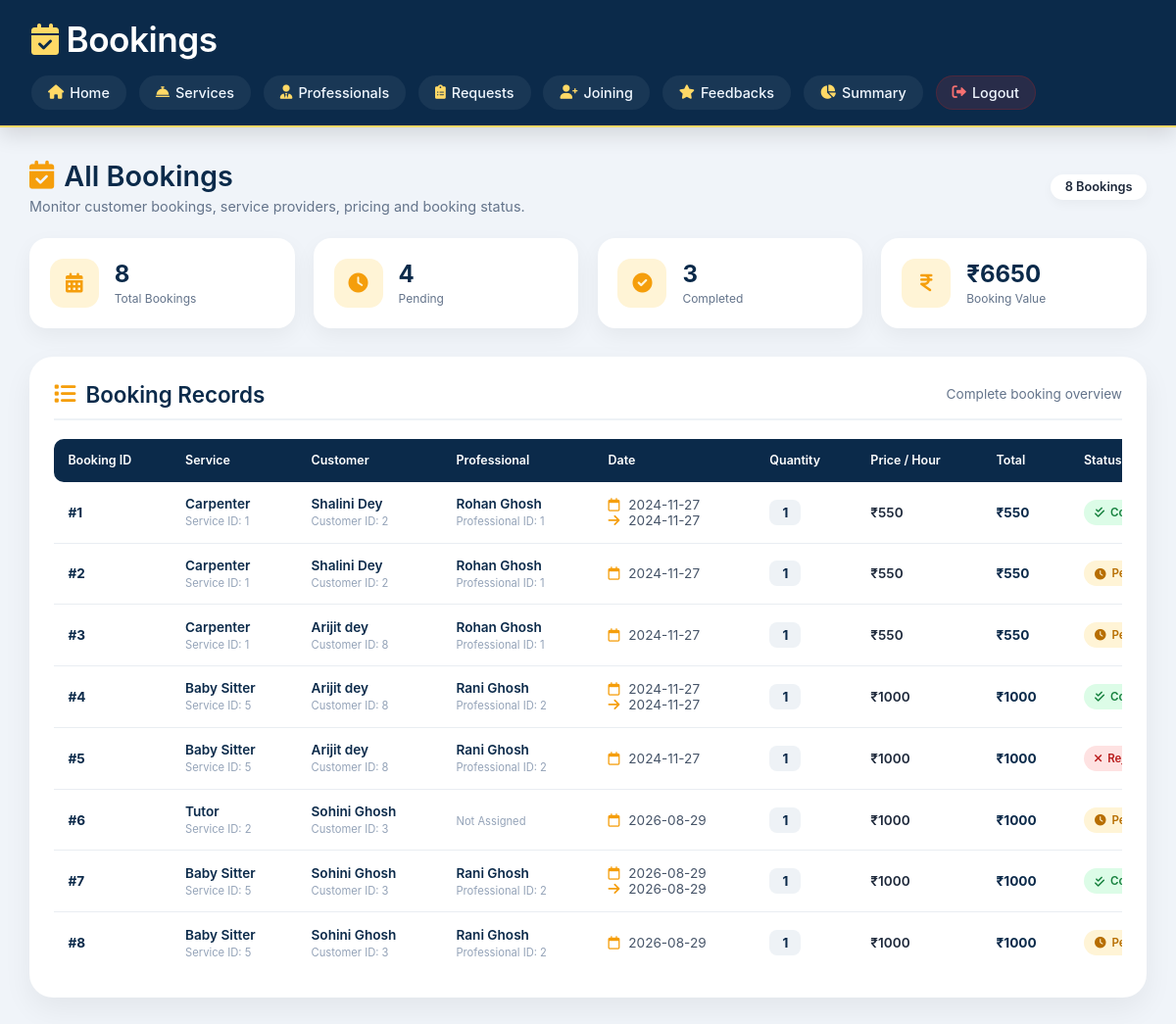
Screenshot of /bookings with the database file from the repository.
### models.py (models this page shows, shortened)
class Order(db.Model):
    __tablename__ = 'orders'
    id = db.Column(db.Integer, primary_key=True)
    customer_id = db.Column(db.Integer, db.ForeignKey('customers.id'), nullable=False)
    provider_id = db.Column(db.Integer, db.ForeignKey('professionals.id'), nullable=True)
    service_id = db.Column(db.Integer, db.ForeignKey('services.id'), nullable=False)
    date_requested = db.Column(db.DateTime, default=datetime.utcnow, nullable=False)
    date_completed = db.Column(db.DateTime, nullable=True)
    status = db.Column(db.String(20), default="Pending", nullable=False)
    notes = db.Column(db.Text, nullable=True)
    work_completed = db.Column(db.Boolean, nullable=False, default=False)
    provider_notes = db.Column(db.Text, nullable=True)
    customer_approval = db.Column(db.Boolean, nullable=False, default=False)  # Approval by customer
    professional_approval = db.Column(db.Boolean, nullable=False, default=False)
    feedback_given=db.Column(db.Boolean,db.ForeignKey('feedbacks.feedback_given'), nullable=False, default=False)
    cart_id = db.Column(db.Integer, db.ForeignKey('cart.id'), nullable=True)
    quantity = db.Column(db.Integer, default=1, nullable=False)
    cart = db.relationship('Cart', backref='orders', lazy=True)
    customer = db.relationship("Customer", backref="customer_orders", lazy=True)
    provider = db.relationship("Professional", backref="provider_orders", lazy=True)
    service = db.relationship("Service", backref="orders", lazy=True)
    feedback=db.relationship("Feedback",backref="orders",lazy=True)

class Service(db.Model):
    __tablename__ = 'services'
    id = db.Column(db.Integer, primary_key=True)
    name = db.Column(db.String(80), unique=True, nullable=False)
    price = db.Column(db.Integer, nullable=False)
    timerequired = db.Column(db.Integer, nullable=False)
    description = db.Column(db.String(200), nullable=False)
    allowed = db.Column(db.Boolean, default=False, nullable=False)
    status = db.Column(db.String(20), default="Pending", nullable=False)

class Customer(db.Model):
    __tablename__ = 'customers'
    id = db.Column(db.Integer, primary_key=True)
    name = db.Column(db.String(100), nullable=False)
    username = db.Column(db.String(100), unique=True, nullable=False)
    password = db.Column(db.String(100), nullable=False)  # Store password as plain text
    email = db.Column(db.String(100), unique=True, nullable=False)
    address = db.Column(db.String(200), nullable=False)
    pincode = db.Column(db.String(10), nullable=False)
    is_admin = db.Column(db.Boolean, default=False, nullable=False)
    blocked = db.Column(db.Boolean, default=False, nullable=False)

class Professional(db.Model):
    __tablename__ = 'professionals'
    id = db.Column(db.Integer, primary_key=True)
    name = db.Column(db.String(32), nullable=False)
    username = db.Column(db.String(120), unique=True, nullable=False)
    password = db.Column(db.String(200), nullable=False)
    email = db.Column(db.String(120), unique=True, nullable=False)
    address = db.Column(db.String(200), nullable=False)
    pincode = db.Column(db.String(10), nullable=False)
    service_type = db.Column(db.String(32), db.ForeignKey('services.name'), nullable=False)
    experience = db.Column(db.Integer, nullable=False)
    description = db.Column(db.Text, nullable=False)
    document = db.Column(db.String(200), nullable=True)
    is_approved = db.Column(db.Boolean, nullable=False, default=False)
    blocked = db.Column(db.Boolean, default=False, nullable=False)
    service = db.relationship("Service", backref="professionals", lazy=True)
    date_created = db.Column(db.DateTime, nullable=True)  # Initially nullable

### routes.py (the view)
@app.route('/bookings', methods=['GET'])
def bookings():
    bookings = Order.query.all()
    return render_template('bookings.html', bookings=bookings)

### templates/bookings.html (shortened to what this page needs)
<!DOCTYPE html>
<html lang="en">
<head>
    <link
        rel="stylesheet"
        href="https://cdnjs.cloudflare.com/ajax/libs/font-awesome/6.0.0-beta3/css/all.min.css"
    >
</head>
<body>
<header>
    <div class="header-content">
        <h1>
            <i class="fas fa-calendar-check"></i>
            Bookings
        </h1>
        <nav>
            <a href="{{ url_for('admin_dashboard') }}">
                <i class="fas fa-home"></i>
                Home
            </a>
            <a href="{{ url_for('lservices') }}">
                <i class="fas fa-concierge-bell"></i>
                Services
            </a>
            <a href="{{ url_for('list_of_professionals') }}">
                <i class="fas fa-user-tie"></i>
                Professionals
            </a>
            <a href="{{ url_for('admin_service_requests') }}">
                <i class="fas fa-clipboard-list"></i>
                Requests
            </a>
            <a href="{{ url_for('joining_requests') }}">
                <i class="fas fa-user-plus"></i>
                Joining
            </a>
            <a href="{{ url_for('feedbacks') }}">
                <i class="fas fa-star"></i>
                Feedbacks
            </a>
            <a href="{{ url_for('admin_summary') }}">
                <i class="fas fa-chart-pie"></i>
                Summary
            </a>
            <a href="{{ url_for('logout') }}" class="logout-link">
                <i class="fas fa-sign-out-alt"></i>
                Logout
            </a>
        </nav>
    </div>
</header>
<main class="container">
    <div class="page-heading">
        <div>
            <h2>
                <i class="fas fa-calendar-check"></i>
                All Bookings
            </h2>
            <p>
                Monitor customer bookings, service providers,
                pricing and booking status.
            </p>
        </div>
        <span class="badge">
            {{ bookings|length }}
            Booking{{ '' if bookings|length == 1 else 's' }}
        </span>
    </div>
    <section class="stats-grid">
        <div class="stat-card">
            <div class="stat-icon">
                <i class="fas fa-calendar-alt"></i>
            </div>
            <div>
                <span class="stat-number">
                    {{ bookings|length }}
                </span>
                <span class="stat-label">
                    Total Bookings
                </span>
            </div>
        </div>
        <div class="stat-card">
            <div class="stat-icon">
                <i class="fas fa-clock"></i>
            </div>
            <div>
                {% set pending = namespace(value=0) %}
                {% for booking in bookings %}
                    {% if booking.status|string|lower == 'pending' %}
                        {% set pending.value = pending.value + 1 %}
                    {% endif %}
                {% endfor %}
                <span class="stat-number">
                    {{ pending.value }}
                </span>
                <span class="stat-label">
                    Pending
                </span>
            </div>
        </div>
        <div class="stat-card">
            <div class="stat-icon">
                <i class="fas fa-check-circle"></i>
            </div>
            <div>
                {% set completed = namespace(value=0) %}
                {% for booking in bookings %}
                    {% if booking.status|string|lower == 'completed' %}
                        {% set completed.value = completed.value + 1 %}
                    {% endif %}
                {% endfor %}
                <span class="stat-number">
                    {{ completed.value }}
                </span>
                <span class="stat-label">
                    Completed
                </span>
            </div>
        </div>
        <div class="stat-card">
            <div class="stat-icon">
                <i class="fas fa-indian-rupee-sign"></i>
            </div>
            <div>
                {% set revenue = namespace(value=0) %}
                {% for booking in bookings %}
                    {% if booking.service and booking.quantity %}
                        {% set revenue.value =
                            revenue.value +
                            (booking.quantity * booking.service.price)
                        %}
                    {% endif %}
                {% endfor %}
                <span class="stat-number">
                    ₹{{ revenue.value|round(2) }}
                </span>
                <span class="stat-label">
                    Booking Value
                </span>
            </div>
        </div>
    </section>
    <section class="table-card">
        <div class="card-header">
            <h2>
                <i class="fas fa-list"></i>
                Booking Records
            </h2>
            <span>
                Complete booking overview
            </span>
        </div>
        <div class="table-wrapper">
            <table>
                <thead>
                    <tr>
                        <th>Booking ID</th>
                        <th>Service</th>
                        <th>Customer</th>
                        <th>Professional</th>
                        <th>Date</th>
                        <th>Quantity</th>
                        <th>Price / Hour</th>
                        <th>Total</th>
                        <th>Status</th>
                    </tr>
                </thead>
                <tbody>
                {% for booking in bookings %}
                    <tr>
                        <td>
                            <span class="booking-id">
                                #{{ booking.id }}
                            </span>
                        </td>
                        <td>
                            {% if booking.service %}
                                <span class="service-name">
                                    {{ booking.service.name }}
                                </span>
                                <span class="sub-text">
                                    Service ID: {{ booking.service_id }}
                                </span>
                            {% else %}
                                <span class="sub-text">
                                    Service unavailable
                                </span>
                            {% endif %}
                        </td>
                        <td>
                            {% if booking.customer %}
                                <span class="person-name">
                                    {{ booking.customer.name }}
                                </span>
                                <span class="sub-text">
                                    Customer ID: {{ booking.customer_id }}
                                </span>
                            {% else %}
                                <span class="sub-text">
                                    Customer unavailable
                                </span>
                            {% endif %}
                        </td>
                        <td>
                            {% if booking.provider %}
                                <span class="person-name">
                                    {{ booking.provider.name }}
                                </span>
                                <span class="sub-text">
                                    Professional ID: {{ booking.provider_id }}
                                </span>
                            {% else %}
                                <span class="sub-text">
                                    Not Assigned
                                </span>
                            {% endif %}
                        </td>
                        <td>
                            <span class="date">
                                <i class="far fa-calendar"></i>
                                {% if booking.date_requested %}
                                    {{ booking.date_requested.strftime('%Y-%m-%d') }}
                                {% else %}
                                    —
                                {% endif %}
                                {% if booking.date_completed %}
                                    <br>
                                    <i class="fas fa-arrow-right"></i>
                                    {{ booking.date_completed.strftime('%Y-%m-%d') }}
                                {% endif %}
                            </span>
                        </td>
                        <td>
                            <span class="quantity">
                                {{ booking.quantity }}
                            </span>
                        </td>
                        <td>
                            {% if booking.service %}
                                <span class="price">
                                    ₹{{ booking.service.price }}
                                </span>
                            {% else %}
                                —
                            {% endif %}
                        </td>
                        <td>
                            {% if booking.service and booking.quantity %}
                                <span class="total">
                                    ₹{{ booking.quantity * booking.service.price }}
                                </span>
                            {% else %}
                                —
                            {% endif %}
                        </td>
                        <td>
                            {% set current_status =
                                booking.status|string|lower|replace('_', '-') %}
                            {% if current_status == 'pending' %}
                                <span class="status status-pending">
                                    <i class="fas fa-clock"></i>
                                    Pending
                                </span>
                            {% elif current_status == 'completed' %}
                                <span class="status status-completed">
                                    <i class="fas fa-check-double"></i>
                                    Completed
                                </span>
                            {% elif current_status == 'approved' %}
                                <span class="status status-approved">
                                    <i class="fas fa-check"></i>
                                    Approved
                                </span>
                            {% elif current_status == 'rejected' %}
                                <span class="status status-rejected">
                                    <i class="fas fa-times"></i>
                                    Rejected
                                </span>
                            {% elif current_status == 'cancelled' %}
                                <span class="status status-cancelled">
                                    <i class="fas fa-ban"></i>
                                    Cancelled
                                </span>
                            {% else %}
                                <span class="status status-default">
                                    <i class="fas fa-info-circle"></i>
                                    {{ booking.status }}
                                </span>
                            {% endif %}
                        </td>
                    </tr>
                {% endfor %}
                </tbody>
            </table>
        </div>
    </section>
</main>
</body>
</html>

### rows the page displays
Order: id "1", service.name "Carpenter", service_id "1", customer.name "Shalini Dey", customer_id "2", provider.name "Rohan Ghosh", provider_id "1", date_requested "2024-11-27", date_completed "2024-11-27", quantity "1", service.price "550", booking.quantity*booking.service.price "550", shows "Completed"
Order: id "2", service.name "Carpenter", service_id "1", customer.name "Shalini Dey", customer_id "2", provider.name "Rohan Ghosh", provider_id "1", date_requested "2024-11-27", quantity "1", service.price "550", booking.quantity*booking.service.price "550", shows "Pending"
Order: id "3", service.name "Carpenter", service_id "1", customer.name "Arijit dey", customer_id "8", provider.name "Rohan Ghosh", provider_id "1", date_requested "2024-11-27", quantity "1", service.price "550", booking.quantity*booking.service.price "550", shows "Pending"
Order: id "4", service.name "Baby Sitter", service_id "5", customer.name "Arijit dey", customer_id "8", provider.name "Rani Ghosh", provider_id "2", date_requested "2024-11-27", date_completed "2024-11-27", quantity "1", service.price "1000", booking.quantity*booking.service.price "1000", shows "Completed"
Order: id "5", service.name "Baby Sitter", service_id "5", customer.name "Arijit dey", customer_id "8", provider.name "Rani Ghosh", provider_id "2", date_requested "2024-11-27", quantity "1", service.price "1000", booking.quantity*booking.service.price "1000", shows "Rejected"
Order: id "6", service.name "Tutor", service_id "2", customer.name "Sohini Ghosh", customer_id "3", shows "Not Assigned", date_requested "2026-08-29", quantity "1", service.price "1000", booking.quantity*booking.service.price "1000", shows "Pending"
Order: id "7", service.name "Baby Sitter", service_id "5", customer.name "Sohini Ghosh", customer_id "3", provider.name "Rani Ghosh", provider_id "2", date_requested "2026-08-29", date_completed "2026-08-29", quantity "1", service.price "1000", booking.quantity*booking.service.price "1000", shows "Completed"
Order: id "8", service.name "Baby Sitter", service_id "5", customer.name "Sohini Ghosh", customer_id "3", provider.name "Rani Ghosh", provider_id "2", date_requested "2026-08-29", quantity "1", service.price "1000", booking.quantity*booking.service.price "1000", shows "Pending"

### other values shown
{{ bookings|length }} "8"
{{ '' if bookings|length == 1 else 's' }} "s"
{{ pending.value }} "4"
{{ completed.value }} "3"
{{ revenue.value|round(2) }} "6650"
